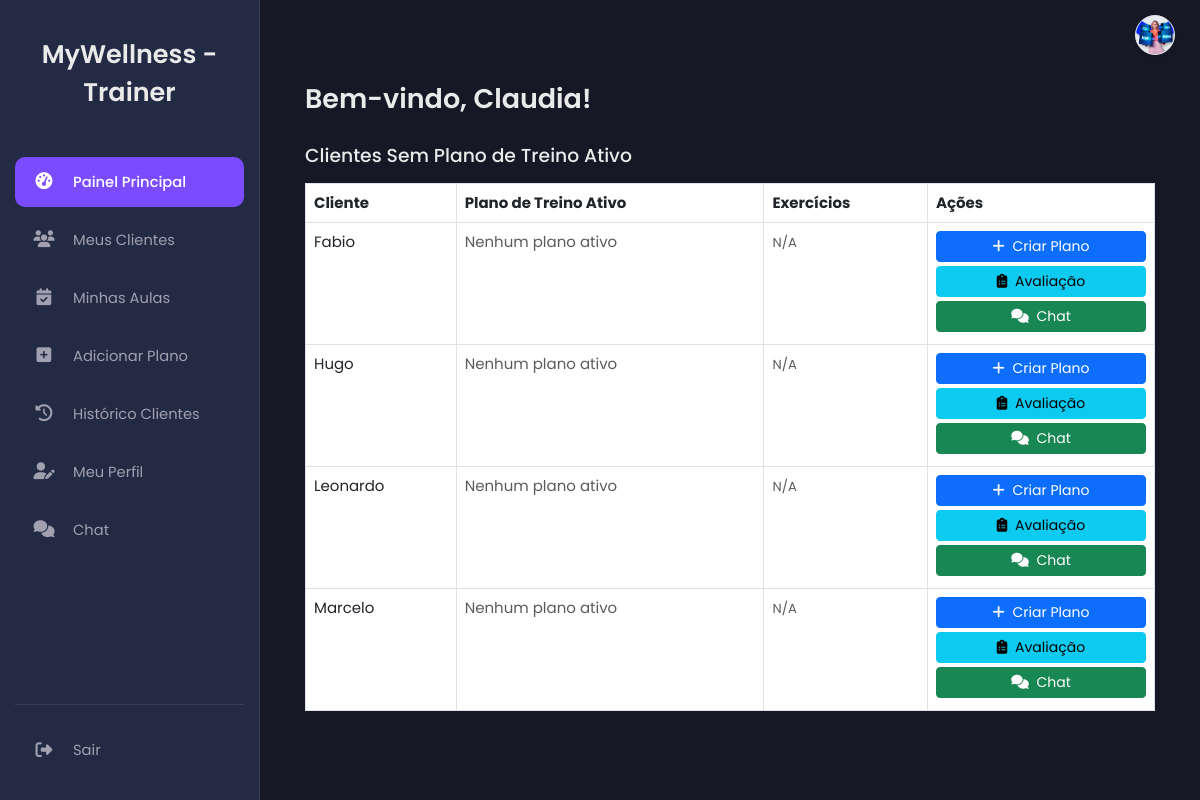
Page /trainer.php (signed in) on the committed database.
### tables this page shows
CREATE TABLE `clients` (
  `id` int(11) NOT NULL,
  `user_id` int(11) NOT NULL,
  `date_of_birth` date DEFAULT NULL,
  `weight` float DEFAULT NULL,
  `height` float DEFAULT NULL,
  `activity_level` varchar(50) DEFAULT NULL,
  `profession` varchar(100) DEFAULT NULL,
  `gym_frequency` varchar(100) DEFAULT NULL,
  `health_issues` text DEFAULT NULL,
  `water_percentage` decimal(5,2) DEFAULT NULL COMMENT 'Percentagem de Água Corporal',
  `idade_metabolica` int(11) DEFAULT NULL COMMENT 'Idade Metabólica (anos)',
  `morfotipo` varchar(50) DEFAULT NULL COMMENT 'Ectomorfo, Mesomorfo, Endomorfo',
  `ombros` decimal(5,1) DEFAULT NULL COMMENT 'Perímetro Ombros (cm)',
  `peitoral_dorsal` decimal(5,1) DEFAULT NULL COMMENT 'Perímetro Peitoral/Dorsal (cm)',
  `cintura` decimal(5,1) DEFAULT NULL COMMENT 'Perímetro Cintura (cm)',
  `abdominal` decimal(5,1) DEFAULT NULL COMMENT 'Perímetro Abdominal (cm)',
  `quadril` decimal(5,1) DEFAULT NULL COMMENT 'Perímetro Quadril (cm)',
  `braco_direito` decimal(5,1) DEFAULT NULL COMMENT 'Perímetro Braço Direito (cm)',
  `braco_esquerdo` decimal(5,1) DEFAULT NULL COMMENT 'Perímetro Braço Esquerdo (cm)',
  `coxa_direita` decimal(5,1) DEFAULT NULL COMMENT 'Perímetro Coxa Direita (cm)',
  `coxa_esquerda` decimal(5,1) DEFAULT NULL COMMENT 'Perímetro Coxa Esquerda (cm)',
  `perna_direita` decimal(5,1) DEFAULT NULL COMMENT 'Perímetro Perna Direita (cm)',
  `perna_esquerda` decimal(5,1) DEFAULT NULL COMMENT 'Perímetro Perna Esquerda (cm)',
  `tricipital` decimal(4,1) DEFAULT NULL COMMENT 'Prega Tricipital (mm)',
  `subescapular` decimal(4,1) DEFAULT NULL COMMENT 'Prega Subescapular (mm)',
  `bicipital` decimal(4,1) DEFAULT NULL COMMENT 'Prega Bicipital (mm)',
  `peitoral` decimal(4,1) DEFAULT NULL COMMENT 'Prega Peitoral (mm)',
  `axilar_media` decimal(4,1) DEFAULT NULL COMMENT 'Prega Axilar Média (mm)',
  `abdominal_plicometria` decimal(4,1) DEFAULT NULL COMMENT 'Prega Abdominal (mm)',
  `supra_iliaca` decimal(4,1) DEFAULT NULL COMMENT 'Prega Supra-ilíaca (mm)',
  `coxa` decimal(4,1) DEFAULT NULL COMMENT 'Prega Coxa (mm)',
  `geminal` decimal(4,1) DEFAULT NULL COMMENT 'Prega Geminal/Perna (mm)',
  `visceral_fat_index` tinyint(3) UNSIGNED DEFAULT NULL COMMENT 'Índice de Gordura Visceral (1-59)',
  `bone_mass_kg` decimal(4,2) DEFAULT NULL COMMENT 'Massa Óssea em Kg',
  `lean_mass_kg` decimal(5,2) DEFAULT NULL COMMENT 'Massa Magra em Kg',
  `muscle_mass_kg` decimal(5,2) DEFAULT NULL COMMENT 'Massa Muscular em Kg',
  `proteinas` decimal(5,2) DEFAULT NULL COMMENT 'Proteínas (Kg)',
  `fat_mass_kg` decimal(5,2) DEFAULT NULL COMMENT 'Massa Gorda em Kg',
  `fat_mass_percentage` decimal(5,2) DEFAULT NULL COMMENT 'Percentagem de Massa Gorda',
  `gordura_subcutanea` decimal(5,2) DEFAULT NULL COMMENT '% Gordura Subcutânea',
  `lean_mass_percentage` decimal(5,2) DEFAULT NULL COMMENT 'Percentagem de Massa Magra',
  `last_assessment_date` date DEFAULT NULL COMMENT 'Data da Última Avaliação Corporal'
);

CREATE TABLE `users` (
  `id` int(11) NOT NULL,
  `name` varchar(100) NOT NULL,
  `email` varchar(100) NOT NULL,
  `numero_telemovel` varchar(25) DEFAULT NULL COMMENT 'Número de telemóvel do utilizador',
  `password` varchar(255) NOT NULL,
  `role` enum('client','trainer','nutritionist','admin','receptionist') DEFAULT NULL,
  `token` varchar(255) DEFAULT NULL,
  `reset_token` varchar(255) DEFAULT NULL,
  `reset_token_expires_at` datetime DEFAULT NULL,
  `first_login` tinyint(1) NOT NULL DEFAULT 1,
  `created_at` timestamp NOT NULL DEFAULT current_timestamp(),
  `profile_picture` varchar(255) DEFAULT NULL
);

### trainer.php (the view, shortened to what this page needs)
<?php
include 'db.php';
include 'header.php';
$trainer_name = $_SESSION['name'] ?? 'Treinador';
?>
<?php include 'sidebar_trainer.php'; ?>
<main class="main-content">
    <div class="container mt-5">
        <h2>Bem-vindo, <?= htmlspecialchars($trainer_name) ?>!</h2>
        <div class="row">
            <div class="col-md-12">
                <h4>Clientes Sem Plano de Treino Ativo</h4>
                <div class="table-responsive">
                    <table class="table table-bordered">
                        <thead>
                            <tr>
                                <th>Cliente</th>
                                <th>Plano de Treino Ativo</th>
                                <th>Exercícios</th>
                                <th>Ações</th>
                            </tr>
                        </thead>
                        <tbody>
                            <?php
                            $stmt = $pdo->prepare("
                                SELECT
                                    c.id AS client_id,
                                    u.id AS client_user_id,
                                    u.name AS client_name
                                FROM clients c
                                JOIN users u ON c.user_id = u.id
                                WHERE u.role = 'client' AND NOT EXISTS (
                                    SELECT 1 FROM workout_plans wp WHERE wp.client_id = c.id AND wp.is_active = 1
                                )
                                ORDER BY u.name
                            ");
                            $stmt->execute();
                            $clients = $stmt->fetchAll();
                            if (count($clients) > 0) {
                                foreach ($clients as $client) {
                                    echo "<tr>";
                                    echo "<td class='align-top'>" . htmlspecialchars($client['client_name']) . "</td>";
                                    echo "<td class='align-top'><span class='text-muted'>Nenhum plano ativo</span></td>";
                                    echo "<td class='align-top'><span class='text-muted small'>N/A</span></td>";
                                    echo "<td class='align-top text-center'>";
                                    echo "<a href='add_workout_plan.php?client_id=" . $client['client_id'] . "' class='btn btn-primary btn-sm mb-1 d-block text-nowrap' title='Criar Plano de Treino'><i class='fas fa-plus me-1'></i> <span class='d-none d-md-inline'>Criar Plano</span></a>";
                                    echo "<a href='edit_client_assessment.php?client_id=" . $client['client_id'] . "' class='btn btn-info btn-sm mb-1 d-block text-nowrap' title='Editar Avaliação Física'><i class='fas fa-clipboard-list me-1'></i> <span class='d-none d-md-inline'>Avaliação</span></a>";
                                    if (isset($client['client_user_id'])) {
                                        echo "<a href='chat.php?user_id=" . $client['client_user_id'] . "' class='btn btn-success btn-sm mb-1 d-block text-nowrap' title='Conversar com Cliente'><i class='fas fa-comments me-1'></i> <span class='d-none d-md-inline'>Chat</span></a>";
                                    }
                                    echo "</td>";
                                    echo "</tr>";
                                }
                            } else {
                                echo "<tr><td colspan='4' class='text-center'>Todos os clientes já possuem um plano de treino ativo ou não existem clientes.</td></tr>";
                            }
                            ?>
                        </tbody>
                    </table>
                </div>
            </div>
        </div>
    </div>
</main>
<?php
include 'footer.php';
?>

### assets/css/dashboard_cliente.css (style rules this page uses)
:root { --bg-dark-primary: #161925; --bg-dark-secondary: #232A44; --text-light: #EAEAEA; --text-muted: #A0A0B0; --accent-color: #7B4BFF; --accent-color-hover: #6a3ffb; --border-color: #3a3f58; --sidebar-width: 260px; --sidebar-width-collapsed: 80px; --font-family: 'Poppins', sans-serif; }
body.dashboard-body { background-color: var(--bg-dark-primary); color: var(--text-light); font-family: var(--font-family); margin: 0; padding: 0; display: flex; min-height: 100vh; font-size: 15px; }
.main-content { margin-left: var(--sidebar-width); padding: 35px 45px; width: calc(100% - var(--sidebar-width)); background-color: var(--bg-dark-primary); transition: margin-left 0.3s ease, width 0.3s ease; overflow-y: auto; }
.main-content h2 { color: var(--text-light); margin-bottom: 30px; font-weight: 600; font-size: 1.8em; }
.main-content h4 { color: var(--text-light); margin-bottom: 15px; font-weight: 500; font-size: 1.25em; }
.container, .container-fluid, .container-lg, .container-md, .container-sm, .container-xl, .container-xxl { padding-left: 0; padding-right: 0; max-width: 100%; }
.row { --bs-gutter-x: 2rem; --bs-gutter-y: 1.5rem; }

### assets/css/personalizacao_chat.css (style rules this page uses)
:root { --chat-bg: #FFFFFF; --chat-text: #000000; --chat-border: #D1D1D6; --chat-messages-bg: #FFFFFF; --chat-input-area-bg: #F8F9FA; --chat-input-bg: #FFFFFF; --chat-placeholder-text: #8A8A8E; --chat-sent-bg: #007AFF; --chat-sent-bg-rgb: 0, 122, 255; --chat-sent-text: #FFFFFF; --chat-received-bg: #E5E5EA; --chat-received-text: #000000; --chat-timestamp-sent: #d1eaff; --chat-timestamp-received: #6c757d; }

### rows in the picture
clients: user.name "Fabio"
clients: user.name "Hugo"
clients: user.name "Leonardo"
clients: user.name "Marcelo"

### other values in the picture
$trainer_name "Claudia"
